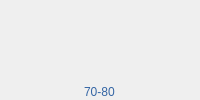
                 <widget class="QWidget" name="widget_53" native="true">
                  <layout class="QVBoxLayout" name="verticalLayout_24" stretch="1,4,1">
                   <property name="spacing">
                    <number>0</number>
                   </property>
                   <property name="leftMargin">
                    <number>0</number>
                   </property>
                   <property name="topMargin">
                    <number>0</number>
                   </property>
                   <property name="rightMargin">
                    <number>0</number>
                   </property>
                   <property name="bottomMargin">
                    <number>0</number>
                   </property>
                   <item alignment="Qt::AlignHCenter">
                    <widget class="QLabel" name="area2Label">
                     <property name="palette">
                      <palette>
                       <active>
                        <colorrole role="WindowText">
                         <brush brushstyle="SolidPattern">
                          <color alpha="255">
                           <red>52</red>
                           <green>101</green>
                           <blue>164</blue>
                          </color>
                         </brush>
                        </colorrole>
                        <colorrole role="Button">
                         <brush brushstyle="SolidPattern">
                          <color alpha="255">
                           <red>85</red>
                           <green>170</green>
                           <blue>255</blue>
                          </color>
                         </brush>
                        </colorrole>
                        <colorrole role="Base">
                         <brush brushstyle="SolidPattern">
                          <color alpha="255">
                           <red>85</red>
                           <green>170</green>
                           <blue>255</blue>
                          </color>
                         </brush>
                        </colorrole>
                        <colorrole role="Window">
                         <brush brushstyle="SolidPattern">
                          <color alpha="255">
                           <red>85</red>
                           <green>170</green>
                           <blue>255</blue>
                          </color>
                         </brush>
                        </colorrole>
                       </active>
                       <inactive>
                        <colorrole role="WindowText">
                         <brush brushstyle="SolidPattern">
                          <color alpha="255">
                           <red>52</red>
                           <green>101</green>
                           <blue>164</blue>
                          </color>
                         </brush>
                        </colorrole>
                        <colorrole role="Button">
                         <brush brushstyle="SolidPattern">
                          <color alpha="255">
                           <red>85</red>
                           <green>170</green>
                           <blue>255</blue>
                          </color>
                         </brush>
                        </colorrole>
                        <colorrole role="Base">
                         <brush brushstyle="SolidPattern">
                          <color alpha="255">
                           <red>85</red>
                           <green>170</green>
                           <blue>255</blue>
                          </color>
                         </brush>
                        </colorrole>
                        <colorrole role="Window">
                         <brush brushstyle="SolidPattern">
                          <color alpha="255">
                           <red>85</red>
                           <green>170</green>
                           <blue>255</blue>
                          </color>
                         </brush>
                        </colorrole>
                       </inactive>
                       <disabled>
                        <colorrole role="WindowText">
                         <brush brushstyle="SolidPattern">
                          <color alpha="255">
                           <red>190</red>
                           <green>190</green>
                           <blue>190</blue>
                          </color>
                         </brush>
                        </colorrole>
                        <colorrole role="Button">
                         <brush brushstyle="SolidPattern">
                          <color alpha="255">
                           <red>85</red>
                           <green>170</green>
                           <blue>255</blue>
                          </color>
                         </brush>
                        </colorrole>
                        <colorrole role="Base">
                         <brush brushstyle="SolidPattern">
                          <color alpha="255">
                           <red>85</red>
                           <green>170</green>
                           <blue>255</blue>
                          </color>
                         </brush>
                        </colorrole>
                        <colorrole role="Window">
                         <brush brushstyle="SolidPattern">
                          <color alpha="255">
                           <red>85</red>
                           <green>170</green>
                           <blue>255</blue>
                          </color>
                         </brush>
                        </colorrole>
                       </disabled>
                      </palette>
                     </property>
                     <property name="text">
                      <string/>
                     </property>
                    </widget>
                   </item>
                   <item>
                    <widget class="LBarChart" name="area2" native="true"/>
                   </item>
                   <item alignment="Qt::AlignHCenter">
                    <widget class="QLabel" name="label_36">
                     <property name="palette">
                      <palette>
                       <active>
                        <colorrole role="WindowText">
                         <brush brushstyle="SolidPattern">
                          <color alpha="255">
                           <red>52</red>
                           <green>101</green>
                           <blue>164</blue>
                          </color>
                         </brush>
                        </colorrole>
                        <colorrole role="Button">
                         <brush brushstyle="SolidPattern">
                          <color alpha="255">
                           <red>85</red>
                           <green>170</green>
                           <blue>255</blue>
                          </color>
                         </brush>
                        </colorrole>
                        <colorrole role="Base">
                         <brush brushstyle="SolidPattern">
                          <color alpha="255">
                           <red>85</red>
                           <green>170</green>
                           <blue>255</blue>
                          </color>
                         </brush>
                        </colorrole>
                        <colorrole role="Window">
                         <brush brushstyle="SolidPattern">
                          <color alpha="255">
                           <red>85</red>
                           <green>170</green>
                           <blue>255</blue>
                          </color>
                         </brush>
                        </colorrole>
                       </active>
                       <inactive>
                        <colorrole role="WindowText">
                         <brush brushstyle="SolidPattern">
                          <color alpha="255">
                           <red>52</red>
                           <green>101</green>
                           <blue>164</blue>
                          </color>
                         </brush>
                        </colorrole>
                        <colorrole role="Button">
                         <brush brushstyle="SolidPattern">
                          <color alpha="255">
                           <red>85</red>
                           <green>170</green>
                           <blue>255</blue>
                          </color>
                         </brush>
                        </colorrole>
                        <colorrole role="Base">
                         <brush brushstyle="SolidPattern">
                          <color alpha="255">
                           <red>85</red>
                           <green>170</green>
                           <blue>255</blue>
                          </color>
                         </brush>
                        </colorrole>
                        <colorrole role="Window">
                         <brush brushstyle="SolidPattern">
                          <color alpha="255">
                           <red>85</red>
                           <green>170</green>
                           <blue>255</blue>
                          </color>
                         </brush>
                        </colorrole>
                       </inactive>
                       <disabled>
                        <colorrole role="WindowText">
                         <brush brushstyle="SolidPattern">
                          <color alpha="255">
                           <red>190</red>
                           <green>190</green>
                           <blue>190</blue>
                          </color>
                         </brush>
                        </colorrole>
                        <colorrole role="Button">
                         <brush brushstyle="SolidPattern">
                          <color alpha="255">
                           <red>85</red>
                           <green>170</green>
                           <blue>255</blue>
                          </color>
                         </brush>
                        </colorrole>
                        <colorrole role="Base">
                         <brush brushstyle="SolidPattern">
                          <color alpha="255">
                           <red>85</red>
                           <green>170</green>
                           <blue>255</blue>
                          </color>
                         </brush>
                        </colorrole>
                        <colorrole role="Window">
                         <brush brushstyle="SolidPattern">
                          <color alpha="255">
                           <red>85</red>
                           <green>170</green>
                           <blue>255</blue>
                          </color>
                         </brush>
                        </colorrole>
                       </disabled>
                      </palette>
                     </property>
                     <property name="text">
                      <string>70-80</string>
                     </property>
                    </widget>
                   </item>
                  </layout>
                 </widget>
